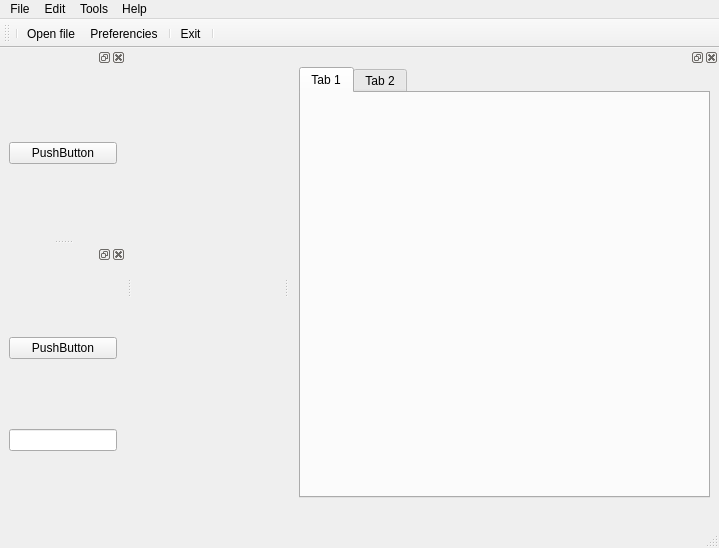
<?xml version="1.0" encoding="UTF-8"?>
<ui version="4.0">
 <class>MainWindow</class>
 <widget class="QMainWindow" name="MainWindow">
  <property name="geometry">
   <rect>
    <x>0</x>
    <y>0</y>
    <width>719</width>
    <height>548</height>
   </rect>
  </property>
  <property name="windowTitle">
   <string>Best</string>
  </property>
  <property name="windowIcon">
   <iconset>
    <normalon>../bundes/icons/bird-icon_32x32.png</normalon>
   </iconset>
  </property>
  <widget class="QWidget" name="centralwidget"/>
  <widget class="QMenuBar" name="menubar">
   <property name="geometry">
    <rect>
     <x>0</x>
     <y>0</y>
     <width>719</width>
     <height>27</height>
    </rect>
   </property>
   <widget class="QMenu" name="menuFile">
    <property name="title">
     <string>File</string>
    </property>
    <addaction name="fileMenuOpenFile"/>
    <addaction name="separator"/>
    <addaction name="fileMenuExit"/>
   </widget>
   <widget class="QMenu" name="menuEdit">
    <property name="title">
     <string>Edit</string>
    </property>
    <addaction name="actionPreferencies"/>
   </widget>
   <widget class="QMenu" name="menuTools">
    <property name="title">
     <string>Tools</string>
    </property>
    <widget class="QMenu" name="menuPlot">
     <property name="title">
      <string>Plot</string>
     </property>
     <addaction name="actionFint"/>
     <addaction name="actionKinf"/>
    </widget>
    <addaction name="menuPlot"/>
   </widget>
   <widget class="QMenu" name="menuHelp">
    <property name="geometry">
     <rect>
      <x>381</x>
      <y>195</y>
      <width>125</width>
      <height>107</height>
     </rect>
    </property>
    <property name="layoutDirection">
     <enum>Qt::LeftToRight</enum>
    </property>
    <property name="title">
     <string>Help</string>
    </property>
    <addaction name="actionAbout"/>
    <addaction name="separator"/>
    <addaction name="actionAbout_Best"/>
   </widget>
   <addaction name="menuFile"/>
   <addaction name="menuEdit"/>
   <addaction name="menuTools"/>
   <addaction name="menuHelp"/>
  </widget>
  <widget class="QStatusBar" name="statusbar">
   <property name="autoFillBackground">
    <bool>false</bool>
   </property>
  </widget>
  <widget class="QDockWidget" name="dockWidget">
   <attribute name="dockWidgetArea">
    <number>1</number>
   </attribute>
   <widget class="QWidget" name="dockWidgetContents">
    <layout class="QVBoxLayout" name="verticalLayout_2">
     <item>
      <widget class="QPushButton" name="pushButton">
       <property name="text">
        <string>PushButton</string>
       </property>
      </widget>
     </item>
    </layout>
   </widget>
  </widget>
  <widget class="QDockWidget" name="dockWidget_2">
   <attribute name="dockWidgetArea">
    <number>1</number>
   </attribute>
   <widget class="QWidget" name="dockWidgetContents_2">
    <layout class="QVBoxLayout" name="verticalLayout_3">
     <item>
      <widget class="QPushButton" name="pushButton_2">
       <property name="text">
        <string>PushButton</string>
       </property>
      </widget>
     </item>
     <item>
      <widget class="QLineEdit" name="lineEdit"/>
     </item>
    </layout>
   </widget>
  </widget>
  <widget class="QToolBar" name="toolBar">
   <property name="windowTitle">
    <string>toolBar</string>
   </property>
   <property name="autoFillBackground">
    <bool>false</bool>
   </property>
   <property name="allowedAreas">
    <set>Qt::BottomToolBarArea|Qt::TopToolBarArea</set>
   </property>
   <property name="toolButtonStyle">
    <enum>Qt::ToolButtonFollowStyle</enum>
   </property>
   <property name="floatable">
    <bool>true</bool>
   </property>
   <attribute name="toolBarArea">
    <enum>TopToolBarArea</enum>
   </attribute>
   <attribute name="toolBarBreak">
    <bool>false</bool>
   </attribute>
   <addaction name="separator"/>
   <addaction name="fileMenuOpenFile"/>
   <addaction name="actionPreferencies"/>
   <addaction name="separator"/>
   <addaction name="fileMenuExit"/>
   <addaction name="separator"/>
  </widget>
  <widget class="QDockWidget" name="dockWidget_3">
   <property name="minimumSize">
    <size>
     <width>430</width>
     <height>459</height>
    </size>
   </property>
   <attribute name="dockWidgetArea">
    <number>2</number>
   </attribute>
   <widget class="QWidget" name="dockWidgetContents_7">
    <widget class="QTabWidget" name="tabWidget">
     <property name="geometry">
      <rect>
       <x>10</x>
       <y>0</y>
       <width>411</width>
       <height>431</height>
      </rect>
     </property>
     <property name="minimumSize">
      <size>
       <width>411</width>
       <height>431</height>
      </size>
     </property>
     <property name="currentIndex">
      <number>0</number>
     </property>
     <property name="movable">
      <bool>false</bool>
     </property>
     <widget class="QWidget" name="tab">
      <attribute name="title">
       <string>Tab 1</string>
      </attribute>
      <attribute name="toolTip">
       <string>Map 1</string>
      </attribute>
      <layout class="QVBoxLayout" name="verticalLayout_4">
       <item>
        <layout class="QGridLayout" name="gridLayout"/>
       </item>
      </layout>
     </widget>
     <widget class="QWidget" name="tab_2">
      <attribute name="title">
       <string>Tab 2</string>
      </attribute>
     </widget>
    </widget>
   </widget>
  </widget>
  <action name="fileMenuOpenFile">
   <property name="checkable">
    <bool>false</bool>
   </property>
   <property name="icon">
    <iconset>
     <normaloff>icons/open-file-icon_32x32.png</normaloff>icons/open-file-icon_32x32.png</iconset>
   </property>
   <property name="text">
    <string>Open file...</string>
   </property>
   <property name="toolTip">
    <string>Open file</string>
   </property>
   <property name="statusTip">
    <string>Open file</string>
   </property>
   <property name="shortcut">
    <string>Ctrl+O</string>
   </property>
  </action>
  <action name="fileMenuExit">
   <property name="checkable">
    <bool>false</bool>
   </property>
   <property name="icon">
    <iconset>
     <normaloff>icons/exit-icon_32x32.png</normaloff>icons/exit-icon_32x32.png</iconset>
   </property>
   <property name="text">
    <string>Exit</string>
   </property>
   <property name="toolTip">
    <string>Exit</string>
   </property>
   <property name="statusTip">
    <string>Exit application</string>
   </property>
   <property name="whatsThis">
    <string/>
   </property>
   <property name="shortcut">
    <string>Ctrl+Q</string>
   </property>
  </action>
  <action name="actionPreferencies">
   <property name="icon">
    <iconset>
     <normaloff>icons/preferences-icon_32x32.png</normaloff>icons/preferences-icon_32x32.png</iconset>
   </property>
   <property name="text">
    <string>Preferencies...</string>
   </property>
  </action>
  <action name="actionAbout">
   <property name="text">
    <string>Best Help</string>
   </property>
  </action>
  <action name="actionAbout_Best">
   <property name="text">
    <string>About Best</string>
   </property>
  </action>
  <action name="actionFint">
   <property name="text">
    <string>Fint</string>
   </property>
  </action>
  <action name="actionKinf">
   <property name="text">
    <string>Kinf</string>
   </property>
  </action>
 </widget>
 <resources/>
 <connections/>
</ui>
